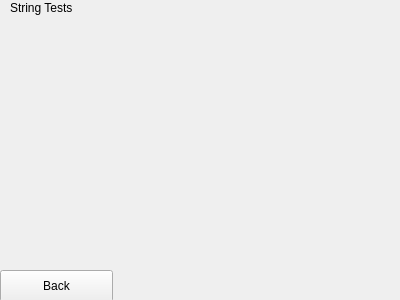
<?xml version="1.0" encoding="UTF-8"?>
<ui version="4.0">
 <class>StringTests</class>
 <widget class="QWidget" name="StringTests">
  <property name="geometry">
   <rect>
    <x>0</x>
    <y>0</y>
    <width>400</width>
    <height>300</height>
   </rect>
  </property>
  <property name="windowTitle">
   <string>Form</string>
  </property>
  <widget class="QLabel" name="label">
   <property name="geometry">
    <rect>
     <x>10</x>
     <y>0</y>
     <width>191</width>
     <height>16</height>
    </rect>
   </property>
   <property name="text">
    <string>String Tests</string>
   </property>
  </widget>
  <widget class="QPushButton" name="buttonBack">
   <property name="geometry">
    <rect>
     <x>0</x>
     <y>270</y>
     <width>113</width>
     <height>32</height>
    </rect>
   </property>
   <property name="text">
    <string>Back</string>
   </property>
  </widget>
  <widget class="QWidget" name="gridLayoutWidget">
   <property name="geometry">
    <rect>
     <x>10</x>
     <y>20</y>
     <width>381</width>
     <height>251</height>
    </rect>
   </property>
   <layout class="QGridLayout" name="gridLayout"/>
  </widget>
 </widget>
 <resources/>
 <connections/>
</ui>
